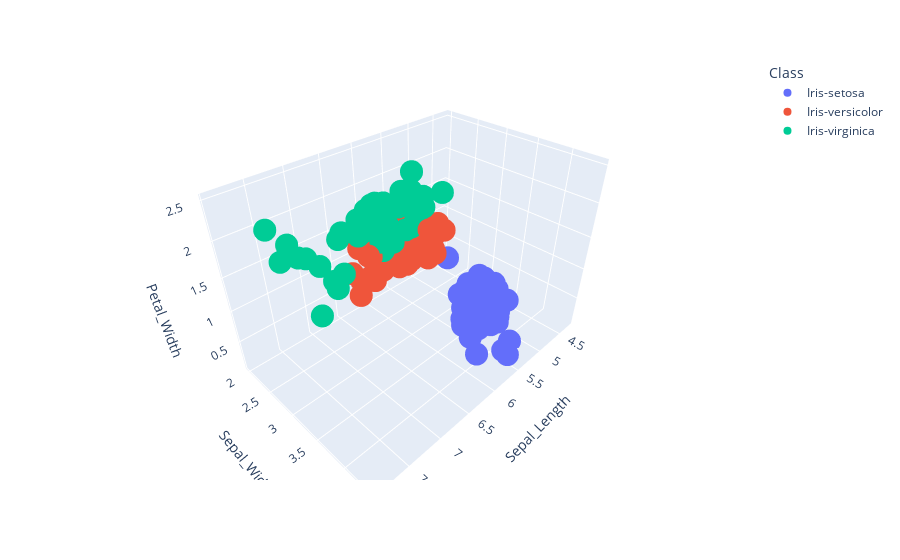

Source (notebook cell):
### Code cell
fig = px.scatter_3d(iris_data,  x='Sepal_Length', y='Sepal_Width', z='Petal_Width',color='Class')
fig.show()

### Figure 1 — Plotly figure (JSON) as saved in the notebook; plotly's stock layout.template omitted (floating-point values rounded to 4 significant figures)
{"data": [{"hovertemplate": "Class=Iris-setosa<br>Sepal_Length=%{x}<br>Sepal_Width=%{y}<br>Petal_Width=%{z}<extra></extra>", "legendgroup": "Iris-setosa", "marker": {"color": "#636efa", "symbol": "circle"}, "mode": "markers", "name": "Iris-setosa", "scene": "scene", "showlegend": true, "type": "scatter3d", "x": [5.1, 4.9, 4.7, 4.6, 5, 5.4, 4.6, 5, 4.4, 4.9, 5.4, 4.8, 4.8, 4.3, 5.8, 5.7, 5.4, 5.1, 5.7, 5.1, 5.4, 5.1, 4.6, 5.1, 4.8, 5, 5, 5.2, 5.2, 4.7, 4.8, 5.4, 5.2, 5.5, 4.9, 5, 5.5, 4.9, 4.4, 5.1, 5, 4.5, 4.4, 5, 5.1, 4.8, 5.1, 4.6, 5.3, 5], "y": [3.5, 3, 3.2, 3.1, 3.6, 3.9, 3.4, 3.4, 2.9, 3.1, 3.7, 3.4, 3, 3, 4, 4.4, 3.9, 3.5, 3.8, 3.8, 3.4, 3.7, 3.6, 3.3, 3.4, 3, 3.4, 3.5, 3.4, 3.2, 3.1, 3.4, 4.1, 4.2, 3.1, 3.2, 3.5, 3.1, 3, 3.4, 3.5, 2.3, 3.2, 3.5, 3.8, 3, 3.8, 3.2, 3.7, 3.3], "z": [0.2, 0.2, 0.2, 0.2, 0.2, 0.4, 0.3, 0.2, 0.2, 0.1, 0.2, 0.2, 0.1, 0.1, 0.2, 0.4, 0.4, 0.3, 0.3, 0.3, 0.2, 0.4, 0.2, 0.5, 0.2, 0.2, 0.4, 0.2, 0.2, 0.2, 0.2, 0.4, 0.1, 0.2, 0.1, 0.2, 0.2, 0.1, 0.2, 0.2, 0.3, 0.3, 0.2, 0.6, 0.4, 0.3, 0.2, 0.2, 0.2, 0.2]}, {"hovertemplate": "Class=Iris-versicolor<br>Sepal_Length=%{x}<br>Sepal_Width=%{y}<br>Petal_Width=%{z}<extra></extra>", "legendgroup": "Iris-versicolor", "marker": {"color": "#EF553B", "symbol": "circle"}, "mode": "markers", "name": "Iris-versicolor", "scene": "scene", "showlegend": true, "type": "scatter3d", "x": [7, 6.4, 6.9, 5.5, 6.5, 5.7, 6.3, 4.9, 6.6, 5.2, 5, 5.9, 6, 6.1, 5.6, 6.7, 5.6, 5.8, 6.2, 5.6, 5.9, 6.1, 6.3, 6.1, 6.4, 6.6, 6.8, 6.7, 6, 5.7, 5.5, 5.5, 5.8, 6, 5.4, 6, 6.7, 6.3, 5.6, 5.5, 5.5, 6.1, 5.8, 5, 5.6, 5.7, 5.7, 6.2, 5.1, 5.7], "y": [3.2, 3.2, 3.1, 2.3, 2.8, 2.8, 3.3, 2.4, 2.9, 2.7, 2, 3, 2.2, 2.9, 2.9, 3.1, 3, 2.7, 2.2, 2.5, 3.2, 2.8, 2.5, 2.8, 2.9, 3, 2.8, 3, 2.9, 2.6, 2.4, 2.4, 2.7, 2.7, 3, 3.4, 3.1, 2.3, 3, 2.5, 2.6, 3, 2.6, 2.3, 2.7, 3, 2.9, 2.9, 2.5, 2.8], "z": [1.4, 1.5, 1.5, 1.3, 1.5, 1.3, 1.6, 1, 1.3, 1.4, 1, 1.5, 1, 1.4, 1.3, 1.4, 1.5, 1, 1.5, 1.1, 1.8, 1.3, 1.5, 1.2, 1.3, 1.4, 1.4, 1.7, 1.5, 1, 1.1, 1, 1.2, 1.6, 1.5, 1.6, 1.5, 1.3, 1.3, 1.3, 1.2, 1.4, 1.2, 1, 1.3, 1.2, 1.3, 1.3, 1.1, 1.3]}, {"hovertemplate": "Class=Iris-virginica<br>Sepal_Length=%{x}<br>Sepal_Width=%{y}<br>Petal_Width=%{z}<extra></extra>", "legendgroup": "Iris-virginica", "marker": {"color": "#00cc96", "symbol": "circle"}, "mode": "markers", "name": "Iris-virginica", "scene": "scene", "showlegend": true, "type": "scatter3d", "x": [6.3, 5.8, 7.1, 6.3, 6.5, 7.6, 4.9, 7.3, 6.7, 7.2, 6.5, 6.4, 6.8, 5.7, 5.8, 6.4, 6.5, 7.7, 7.7, 6, 6.9, 5.6, 7.7, 6.3, 6.7, 7.2, 6.2, 6.1, 6.4, 7.2, 7.4, 7.9, 6.4, 6.3, 6.1, 7.7, 6.3, 6.4, 6, 6.9, 6.7, 6.9, 5.8, 6.8, 6.7, 6.7, 6.3, 6.5, 6.2, 5.9], "y": [3.3, 2.7, 3, 2.9, 3, 3, 2.5, 2.9, 2.5, 3.6, 3.2, 2.7, 3, 2.5, 2.8, 3.2, 3, 3.8, 2.6, 2.2, 3.2, 2.8, 2.8, 2.7, 3.3, 3.2, 2.8, 3, 2.8, 3, 2.8, 3.8, 2.8, 2.8, 2.6, 3, 3.4, 3.1, 3, 3.1, 3.1, 3.1, 2.7, 3.2, 3.3, 3, 2.5, 3, 3.4, 3], "z": [2.5, 1.9, 2.1, 1.8, 2.2, 2.1, 1.7, 1.8, 1.8, 2.5, 2, 1.9, 2.1, 2, 2.4, 2.3, 1.8, 2.2, 2.3, 1.5, 2.3, 2, 2, 1.8, 2.1, 1.8, 1.8, 1.8, 2.1, 1.6, 1.9, 2, 2.2, 1.5, 1.4, 2.3, 2.4, 1.8, 1.8, 2.1, 2.4, 2.3, 1.9, 2.3, 2.5, 2.3, 1.9, 2, 2.3, 1.8]}], "layout": {"legend": {"title": {"text": "Class"}, "tracegroupgap": 0}, "margin": {"t": 60}, "scene": {"domain": {"x": [0, 1], "y": [0, 1]}, "xaxis": {"title": {"text": "Sepal_Length"}}, "yaxis": {"title": {"text": "Sepal_Width"}}, "zaxis": {"title": {"text": "Petal_Width"}}}}}
